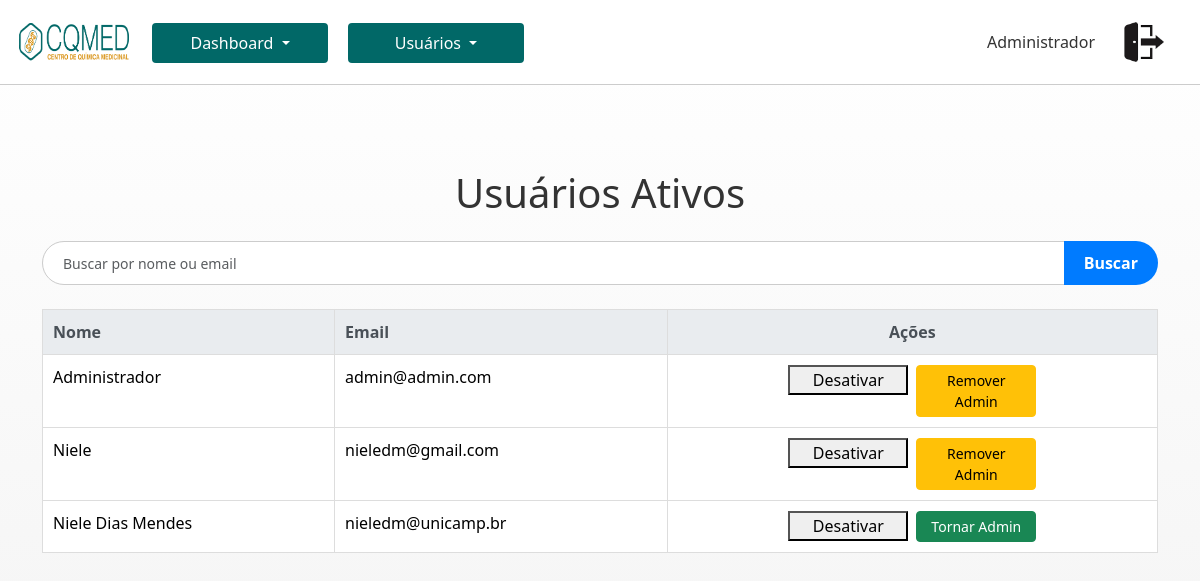
The app's page /admin/usuarios_ativos (signed in) with its own data.
### tables this page shows
CREATE TABLE users (
                    id INTEGER PRIMARY KEY AUTOINCREMENT,
                    name TEXT NOT NULL,
                    email TEXT UNIQUE NOT NULL,
                    password TEXT NOT NULL,
                    is_admin INTEGER DEFAULT 0
                , is_active INTEGER DEFAULT 0);

### app.py (the view)
@app.route('/admin/usuarios_ativos')
def usuarios_ativos():
    if not session.get('is_admin'):
        flash('Acesso não autorizado.', 'danger')
        return redirect(url_for('dashboard'))
    search_query = request.args.get('search', '')
    with get_db_connection() as conn:
        c = conn.cursor()
        c.execute('''
            SELECT id, name, email, is_admin
            FROM users
            WHERE is_active = 1 AND (name LIKE ? OR email LIKE ?)
            ORDER BY name ASC
        ''', ('%' + search_query + '%', '%' + search_query + '%'))
        usuarios_ativos = c.fetchall()
    return render_template('usuarios_ativos.html',
                         titulo='Usuários Ativos',
                         usuarios_ativos=usuarios_ativos,
                         search_query=search_query)

### app.py (called while the page is built)
def get_db_connection():
    conn = sqlite3.connect(DATABASE)
    conn.row_factory = sqlite3.Row
    return conn

@app.before_request
def before_request():
    g.nome_usuario = session.get('user_name', 'Usuário')

@app.context_processor
def inject_user():
    return dict(nome_usuario=g.nome_usuario)

### templates/usuarios_ativos.html
{% extends 'base_usuarios.html' %}
{% block tabela_usuarios %}
    {% for user in usuarios_ativos %}
    <tr>
        <td>{{ user[1] }}</td>
        <td>{{ user[2] }}</td>
        <td class="text-center">
            <div class="d-flex justify-content-center gap-2">
                <form method="POST" action="{{ url_for('inativar_usuario', user_id=user[0]) }}">
                    <button type="submit" class="btn-sm btn-uniform">Desativar</button>
                </form>
                <form method="POST" action="{{ url_for('toggle_admin', user_id=user[0]) }}">
                    {% if user[3] == 1 %}
                        <button type="submit" class="btn btn-warning btn-sm btn-uniform">Remover Admin</button>
                    {% else %}
                        <button type="submit" class="btn btn-success btn-sm btn-uniform">Tornar Admin</button>
                    {% endif %}
                </form>
            </div>
        </td>
    </tr>
    {% endfor %}
{% endblock %}

### templates/base.html (shortened to what this page needs)
<!doctype html>
<html lang="pt-br">
<head>
  <link href="https://cdnjs.cloudflare.com/ajax/libs/font-awesome/6.0.0-beta3/css/all.min.css" rel="stylesheet">
  <link href="https://cdn.jsdelivr.net/npm/bootstrap@5.3.3/dist/css/bootstrap.min.css" rel="stylesheet">
  <link rel="stylesheet" href="{{ url_for('static', filename='css/base.css') }}">
  <link rel="stylesheet" href="{{ url_for('static', filename='css/componentes.css') }}">
  <link rel="stylesheet" href="{{ url_for('static', filename='css/header.css') }}">
  <link rel="stylesheet" href="{{ url_for('static', filename='css/navegacao.css') }}">
  <link rel="stylesheet" href="{{ url_for('static', filename='css/search.css') }}">
  <link rel="stylesheet" href="{{ url_for('static', filename='css/table.css') }}">
</head>
<body>
  {% if request.endpoint not in ['login', 'register'] %}
    <div class="header">
      <img src="{{ url_for('static', filename='images/logo.png') }}" alt="Logo CQMED" class="logo" style="width: 120px; height: 40px; margin-right: 8px;">
      <div class="user-info d-flex align-items-center">
        <span class="usuario-logado me-3">{{ nome_usuario }}</span>
        <a href="{{ url_for('logout') }}" title="Logout" class="btn d-flex align-items-center">
          <img src="{{ url_for('static', filename='images/logout.png') }}" alt="Sair" style="width: 40px; height: 40px; margin-right: 8px;">
        </a>
      </div>
    </div>
    {% include 'navegacao.html' %}
  {% endif %}
  <div class="container py-5">
    {% block content %}{% endblock %}
  </div>
</body>
</html>

### static/css/base.css (style rules this page uses)
body { background: linear-gradient(to bottom, #ffffff, #f3f3f3); min-height: 100vh; color: #333; }
a { color: #2a7aaf; text-decoration: none; }
.btn-uniform { width: 120px; }

### static/css/header.css (style rules this page uses)
.header { background-color: white; padding: 15px; display: flex; align-items: center; justify-content: space-between; border-bottom: 1px solid #ccc; margin-bottom: 0; }
.header .logo { width: 50px; }
.usuario-logado { color: #333; font-weight: 500; font-size: 16px; }

### static/css/table.css (style rules this page uses)
.table th, .table td { padding: 10px; text-align: left; }
.table-bordered td, .table-bordered th { border: 1px solid #ddd; }

### records on screen
users: name "Administrador", email "admin@admin.com", is_admin "Remover Admin"
users: name "Niele", email "nieledm@gmail.com", is_admin "Remover Admin"
users: name "Niele Dias Mendes", email "nieledm@unicamp.br", is_admin "Tornar Admin"

### other values on screen
{{ titulo }} "Usuários Ativos"
